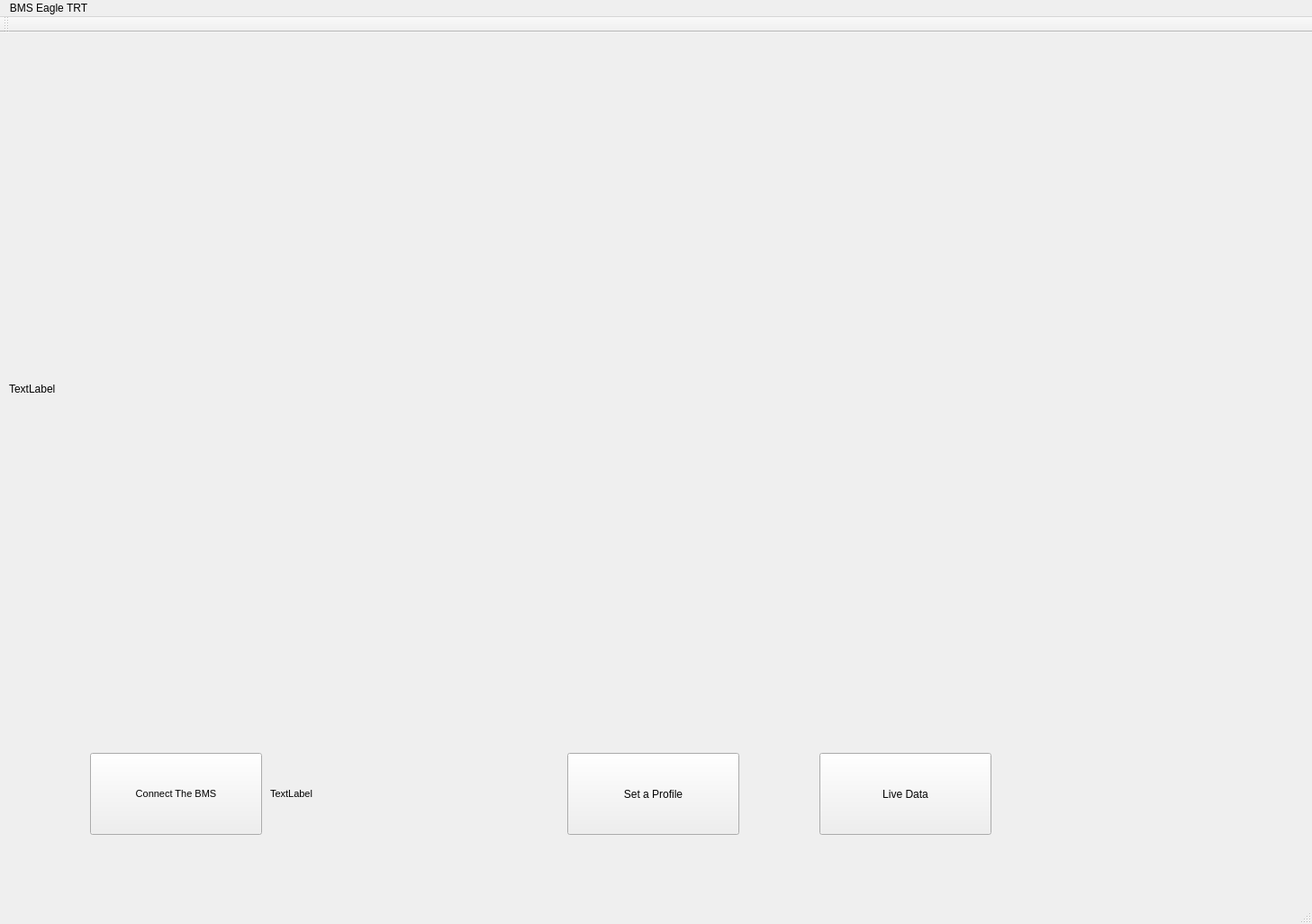
<?xml version="1.0" encoding="UTF-8"?>
<ui version="4.0">
 <class>BMS</class>
 <widget class="QMainWindow" name="BMS">
  <property name="geometry">
   <rect>
    <x>0</x>
    <y>0</y>
    <width>1457</width>
    <height>1026</height>
   </rect>
  </property>
  <property name="windowTitle">
   <string>BMS</string>
  </property>
  <widget class="QWidget" name="centralWidget">
   <widget class="QPushButton" name="pushButton">
    <property name="geometry">
     <rect>
      <x>100</x>
      <y>800</y>
      <width>191</width>
      <height>91</height>
     </rect>
    </property>
    <property name="font">
     <font>
      <pointsize>8</pointsize>
     </font>
    </property>
    <property name="text">
     <string>Connect The BMS</string>
    </property>
   </widget>
   <widget class="QPushButton" name="pushButton_2">
    <property name="geometry">
     <rect>
      <x>630</x>
      <y>800</y>
      <width>191</width>
      <height>91</height>
     </rect>
    </property>
    <property name="text">
     <string>Set a Profile</string>
    </property>
   </widget>
   <widget class="QLabel" name="label">
    <property name="geometry">
     <rect>
      <x>300</x>
      <y>800</y>
      <width>191</width>
      <height>91</height>
     </rect>
    </property>
    <property name="font">
     <font>
      <pointsize>8</pointsize>
     </font>
    </property>
    <property name="text">
     <string>TextLabel</string>
    </property>
   </widget>
   <widget class="QPushButton" name="pushButton_3">
    <property name="geometry">
     <rect>
      <x>910</x>
      <y>800</y>
      <width>191</width>
      <height>91</height>
     </rect>
    </property>
    <property name="text">
     <string>Live Data</string>
    </property>
   </widget>
   <widget class="QLabel" name="EagleImage">
    <property name="geometry">
     <rect>
      <x>10</x>
      <y>10</y>
      <width>1431</width>
      <height>771</height>
     </rect>
    </property>
    <property name="text">
     <string>TextLabel</string>
    </property>
   </widget>
  </widget>
  <widget class="QMenuBar" name="menuBar">
   <property name="geometry">
    <rect>
     <x>0</x>
     <y>0</y>
     <width>1457</width>
     <height>26</height>
    </rect>
   </property>
   <widget class="QMenu" name="menuBMS_Eagle_TRT">
    <property name="title">
     <string>BMS Eagle TRT</string>
    </property>
    <addaction name="separator"/>
   </widget>
   <addaction name="menuBMS_Eagle_TRT"/>
  </widget>
  <widget class="QToolBar" name="mainToolBar">
   <attribute name="toolBarArea">
    <enum>TopToolBarArea</enum>
   </attribute>
   <attribute name="toolBarBreak">
    <bool>false</bool>
   </attribute>
  </widget>
  <widget class="QStatusBar" name="statusBar"/>
 </widget>
 <layoutdefault spacing="6" margin="11"/>
 <resources/>
 <connections/>
</ui>
